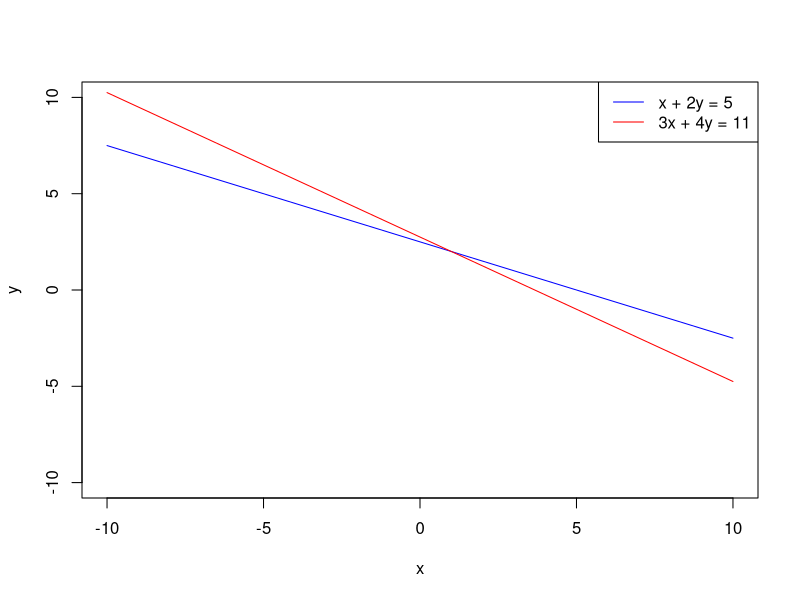
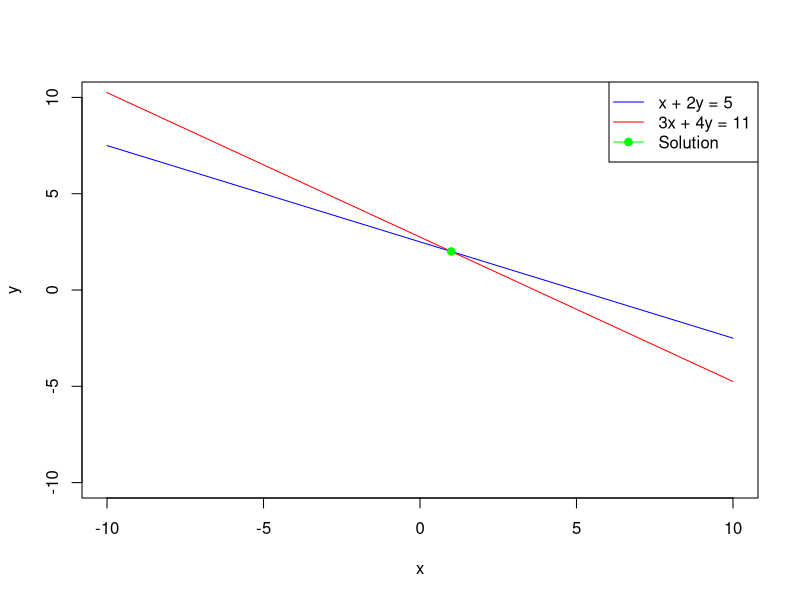

Generate these figures, in order, with R:
## ---- chunk 1
knitr::opts_chunk$set(echo = TRUE)
## ---- chunk 2
A <- matrix(c(1, 2, 3, 4), byrow = T, nrow = 2)
B <- matrix(c(2, 3, 4, 5), byrow = T, nrow = 2)

# Matrix Addition
C <- A + B
print(C)
## ---- chunk 3
A <- matrix(c(1,3,2,4), nrow=2)
B <- matrix(c(2,1,0,2), nrow=2)
C <- A %*% B
print(C)
## ---- chunk 4
eq1 <- function(x) { (5 - x) / 2 }
eq2 <- function(x) { (11 - 3*x) / 4 }

x_vals <- seq(-10, 10, length.out = 200)
y_vals1 <- eq1(x_vals)
y_vals2 <- eq2(x_vals)

plot(x_vals, y_vals1, type='l', col='blue', ylim=c(-10, 10), ylab='y', xlab='x')
lines(x_vals, y_vals2, col='red')
legend("topright", legend=c("x + 2y = 5", "3x + 4y = 11"), col=c("blue", "red"), lty=1)
## ---- chunk 5
A <- matrix(c(1, 3, 2, 4), nrow=2)
b <- c(5, 11)

solution <- solve(A, b)

plot(x_vals, y_vals1, type='l', col='blue', ylim=c(-10, 10), ylab='y', xlab='x')
lines(x_vals, y_vals2, col='red')
points(solution[1], solution[2], pch=19, col='green')
legend("topright", legend=c("x + 2y = 5", "3x + 4y = 11", "Solution"), col=c("blue", "red", "green"), lty=1, pch=c(NA, NA, 19))
